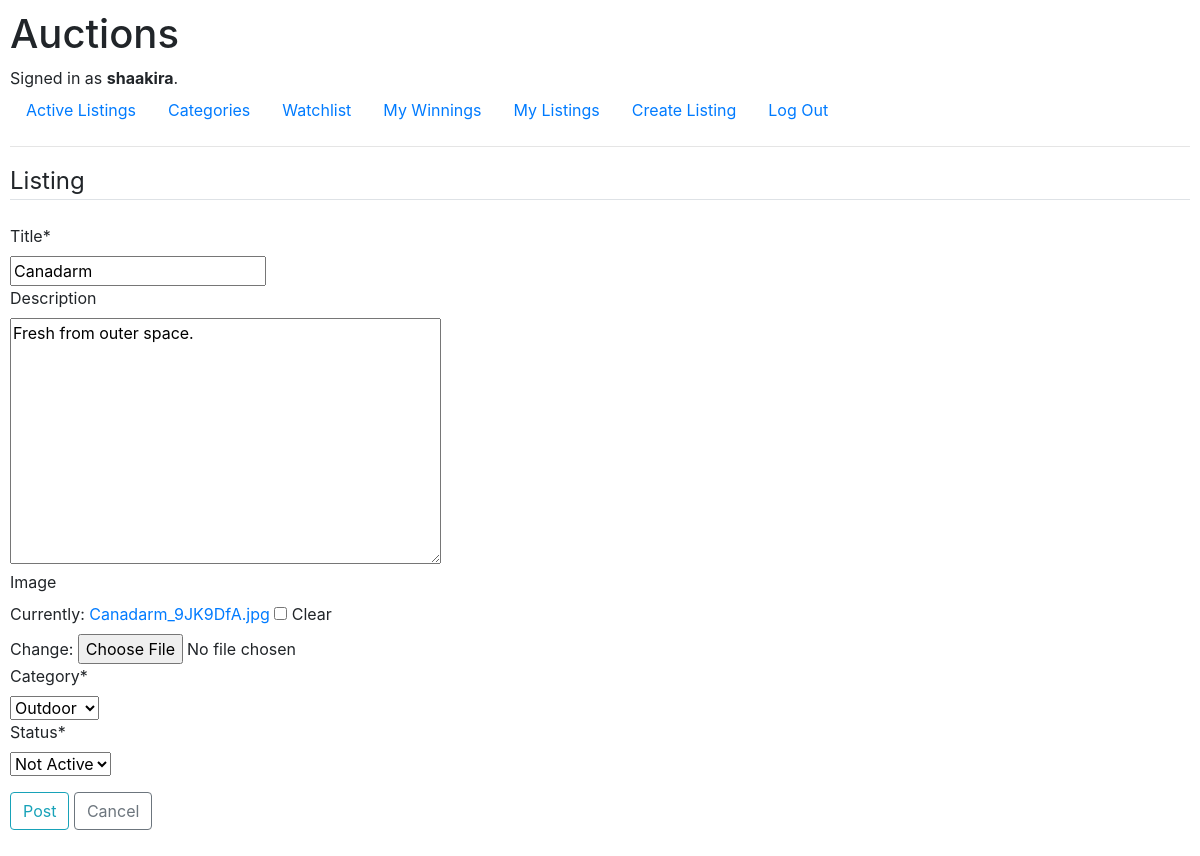
Screenshot of /listing/4/update/ (signed in) with the database file from the repository.
### auctions/models.py (models this page shows, shortened)
class User(AbstractUser):
    pass

class Listing(models.Model):
    STATUS = (
    ('Active', 'Active'),
    ('Not Active', 'Not Active'),
    )
    author = models.ForeignKey(User, null=True, on_delete=models.CASCADE)
    title = models.CharField(max_length=50, null=True)
    description = description = models.TextField(max_length=200, null=True, blank=True)
    current_price = models.FloatField(null=True)
    image = models.ImageField(null=True, blank=True)
    category = models.ForeignKey(Category, null=True, on_delete=models.SET_NULL)
    date_created = models.DateTimeField(auto_now_add=True, null=True)
    status = models.CharField(max_length=50, null=True, choices=STATUS)
    in_watchlist = models.BooleanField(default=False, null=True, blank=True)

### auctions/views.py (the view, shortened to what this page needs)
# urls.py: path("listing/<int:pk>/update/", ListingUpdateView.as_view(), name="listing-update"),
class ListingUpdateView(LoginRequiredMixin, UserPassesTestMixin, UpdateView):
    model = Listing
    fields = ['title', 'description', 'image', 'category', 'status']
    def test_func(self):
        listing = self.get_object()
        if self.request.user == listing.author:
            return True
        return False

### auctions/models.py (called while the page is built)
    def __str__(self):
	    return self.name

### auctions/templates/auctions/listing_form.html (shortened to what this page needs)
{% extends "auctions/layout.html" %}
{% load crispy_forms_tags %}
{% block body %}
    <div class="content-section">
        <form method="POST" enctype="multipart/form-data">
            <fieldset class="form-group">
                <legend class="border-bottom mb-4">Listing</legend>
                {{ form|crispy }}
            </fieldset>
            <div class="form-group">
                <button class="btn btn-outline-info" type="submit">Post</button>
                <a class="btn btn-outline-secondary" href="{% url 'index' %}">Cancel</a>
            </div>
        </form>
    </div>
{% endblock %}

### auctions/templates/auctions/layout.html (shortened to what this page needs)
{% load static %}
<!DOCTYPE html>
<html lang="en">
    <head>
        <link rel="stylesheet" href="https://stackpath.bootstrapcdn.com/bootstrap/4.4.1/css/bootstrap.min.css">
        <link href="{% static 'auctions/styles.css' %}" rel="stylesheet">
    </head>
    <body>
        <h1>Auctions</h1>
        <div>
            {% if user.is_authenticated %}
                Signed in as <strong>{{ user.username }}</strong>.
            {% else %}
                Not signed in.
            {% endif %}
        </div>
        <ul class="nav">
            <li class="nav-item">
                <a class="nav-link" href="{% url 'index' %}">Active Listings</a>
            </li>
            {% if user.is_authenticated %}
                <li class="nav-item">
                    <a class="nav-link" href="{% url 'category' %}">Categories</a>
                </li>
                <li class="nav-item">
                    <a class="nav-link" href="{% url 'watchlist' request.user.id %}">Watchlist</a>
                </li>
                <li class="nav-item">
                    <a class="nav-link" href="{% url 'winnings' request.user.id %}">My Winnings</a>
                </li>
                <li class="nav-item">
                    <a class="nav-link" href="{% url 'listing-user' request.user.id %}">My Listings</a>
                </li>
                <li class="nav-item">
                    <a class="nav-link" href="{% url 'listing-create' %}">Create Listing</a>
                </li>
                <li class="nav-item">
                    <a class="nav-link" href="{% url 'logout' %}">Log Out</a>
                </li>
            {% endif %}
        </ul>
        <hr>
        {% block body %}
        {% endblock %}
    </body>
</html>

### auctions/static/auctions/styles.css (style rules this page uses)
body { padding: 10px; }

### rows the page displays
User: username "shaakira"
Listing: title "Canadarm", description "Fresh from outer space.", category "Outdoor", status "Not Active"
